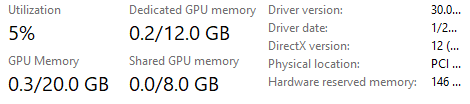
#> input picture __笔记管理脚本__/CSS主题/assets/image-20220728124632394.png, 470 x 104 px
$ python invertPICS.py 'CSS主题/assets/image-20220728124632394.png'
#> lines starting #> are read from the running program, lines starting #| are printed output that depends on the picture
import sys
import os
import cv2 as cv
import matplotlib.pyplot as plt

pic_extensions = [".png", ".jpg"]

file_paths = sys.argv[1:]
print(file_paths)
for Pic in file_paths:
    for pic_extension in pic_extensions:
        if str(Pic).endswith(pic_extension):
            pic_bgr = plt.imread(Pic)
#> pic_bgr is the input picture: shape (104, 470, 3) float32; mean R, G, B 0.949, 0.948, 0.948
            Pic_data = cv.cvtColor(pic_bgr, cv.COLOR_BGR2RGB)
            #cv.imshow("preview", Pic_data)
            #cv.waitKey(3000)
            test = Pic_data.shape[0]
#> test = 104
            Pic_data = 1 - Pic_data
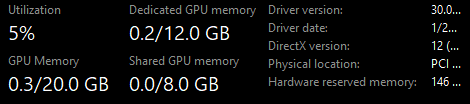
#> Pic_data: shape (104, 470, 3) float32; mean B, G, R 0.0515, 0.0519, 0.0514
            Pic_data = Pic_data * 255
            cv.imencode(os.path.splitext(Pic)[1], Pic_data)[1].tofile(Pic)
            #print(cv.imencode(os.path.splitext(Pic)[1], Pic_data)[1])
            break
